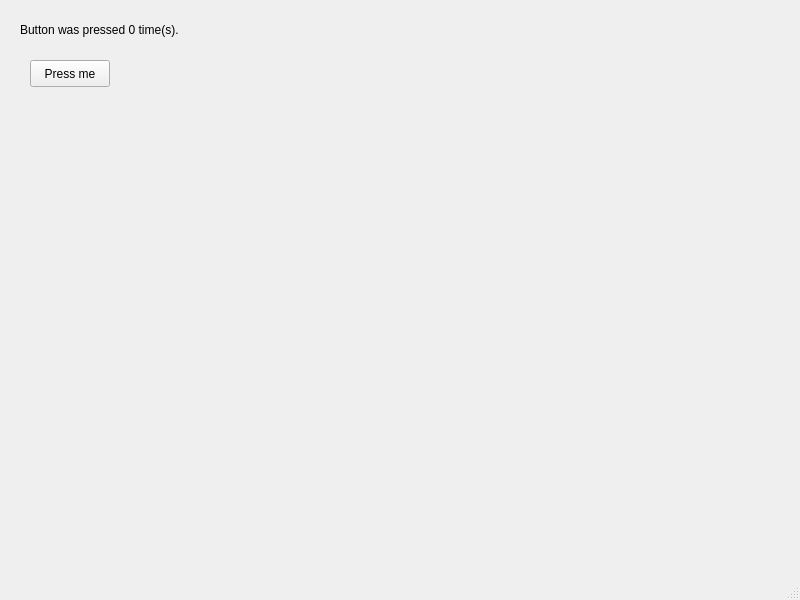
<?xml version="1.0" encoding="UTF-8"?>
<ui version="4.0">
 <class>MainWindow</class>
 <widget class="QMainWindow" name="MainWindow">
  <property name="geometry">
   <rect>
    <x>0</x>
    <y>0</y>
    <width>800</width>
    <height>600</height>
   </rect>
  </property>
  <property name="windowTitle">
   <string>MainWindow</string>
  </property>
  <widget class="QWidget" name="centralwidget">
   <widget class="QPushButton" name="pushButton">
    <property name="geometry">
     <rect>
      <x>30</x>
      <y>60</y>
      <width>80</width>
      <height>27</height>
     </rect>
    </property>
    <property name="text">
     <string>Press me</string>
    </property>
   </widget>
   <widget class="QLabel" name="label">
    <property name="geometry">
     <rect>
      <x>20</x>
      <y>20</y>
      <width>201</width>
      <height>19</height>
     </rect>
    </property>
    <property name="text">
     <string>Button was pressed 0 time(s).</string>
    </property>
   </widget>
  </widget>
  <widget class="QMenuBar" name="menubar">
   <property name="geometry">
    <rect>
     <x>0</x>
     <y>0</y>
     <width>800</width>
     <height>24</height>
    </rect>
   </property>
  </widget>
  <widget class="QStatusBar" name="statusbar"/>
 </widget>
 <resources/>
 <connections/>
</ui>
